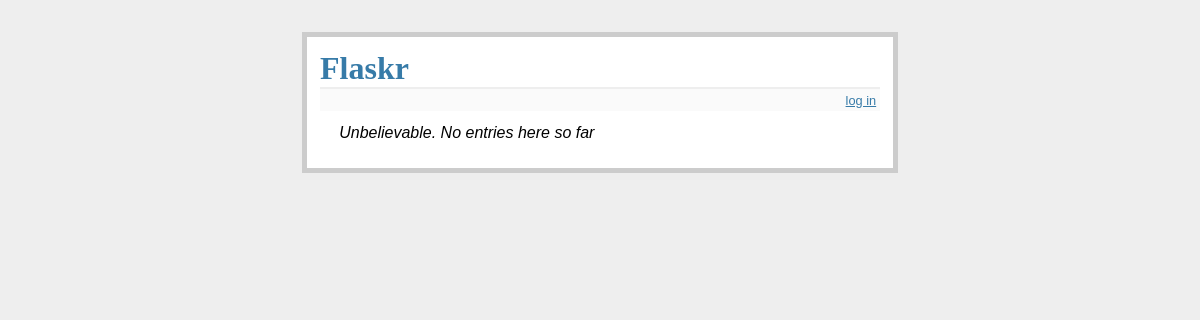
Before: / with the older database file.
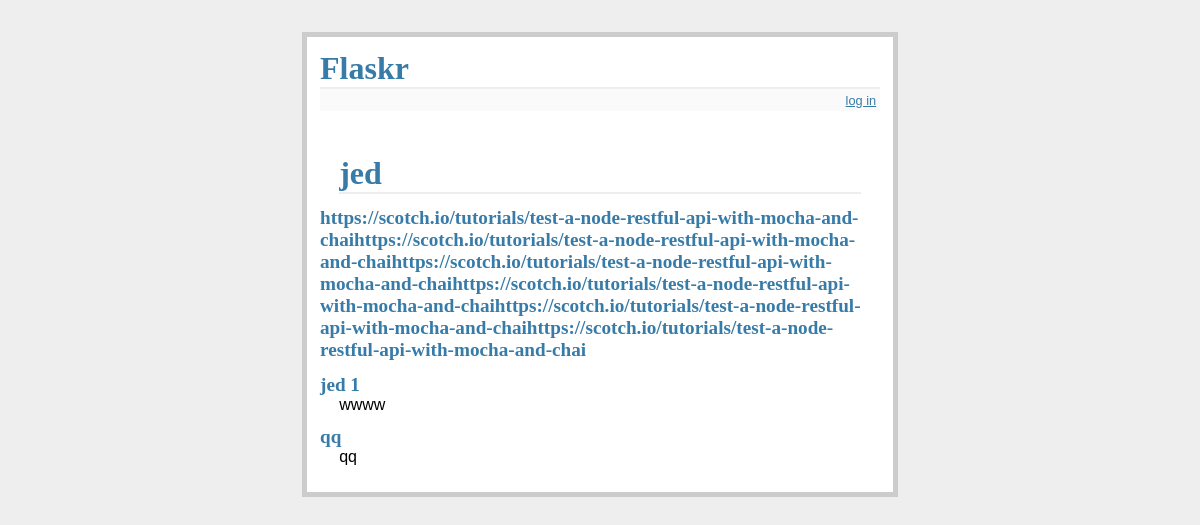
After: the same page with the newer database file.
### tables this page shows
CREATE TABLE entries (
  id integer primary key autoincrement,
  title text not null,
  'text' text not null
);

### flaskr.py (the view)
@app.route('/')
def show_entries():
    db = get_db()
    cur = db.execute('select title, text from entries order by id desc')
    entries = cur.fetchall()
    return render_template('show_entries.html', entries=entries)

### flaskr.py (called while the page is built)
def connect_db():
    rv = sqlite3.connect(app.config['DATABASE'])
    rv.row_factory = sqlite3.Row
    return rv

def get_db():
    if not hasattr(g, 'sqlite_db'):
        g.sqlite_db = connect_db()
    return g.sqlite_db

### templates/show_entries.html (shortened to what this page needs)
{% extends "layout.html" %}
{% block body %}
  <ul class=entries>
  {% for entry in entries %}
    <li><h2>{{ entry.title }}</h2>{{ entry.text|safe }}
  {% else %}
    <li><em>Unbelievable.  No entries here so far</em>
  {% endfor %}
  </ul>
{% endblock %}

### templates/layout.html (shortened to what this page needs)
<!doctype html>
<link rel=stylesheet type=text/css href="{{ url_for('static', filename='style.css') }}">
<div class=page>
  <h1>Flaskr</h1>
  <div class=metanav>
  {% if not session.logged_in %}
    <a href="{{ url_for('login') }}">log in</a>
  {% else %}
    <a href="{{ url_for('logout') }}">log out</a>
  {% endif %}
  </div>
  {% block body %}{% endblock %}
</div>

### static/style.css (style rules this page uses)
a, h1, h2 { color: #377ba8; }
h1, h2 { font-family: 'Georgia', serif; margin: 0; }
h1 { border-bottom: 2px solid #eee; }
h2 { font-size: 1.2em; }
.page { margin: 2em auto; width: 35em; border: 5px solid #ccc; padding: 0.8em; background: white; }
.entries { list-style: none; margin: 0; padding: 0; }
.entries li { margin: 0.8em 1.2em; }
.entries li h2 { margin-left: -1em; }
.metanav { text-align: right; font-size: 0.8em; padding: 0.3em; margin-bottom: 1em; background: #fafafa; }

Changed rows visible on the page:
added entries: text "jed"
added entries: title "https://scotch.io/tutorials/test-a-node-restful-api-with-mocha-and-chaihttps://scotch.io/tutorials/test-a-node-restful-api-with-mocha-and-chaihttps://scotch.io/tutorials/test-a-node-restful-api-with-mocha-and-chaihttps://scotch.io/tutorials/test-a-node-restful-api-with-mocha-and-chaihttps://scotch.io/tutorials/test-a-node-restful-api-with-mocha-and-chaihttps://scotch.io/tutorials/test-a-node-restful-api-with-mocha-and-chai"
added entries: title "jed 1", text "wwww"
added entries: title "qq", text "qq"
Other visible differences:
text no longer shown: "Unbelievable. No entries here so far"
